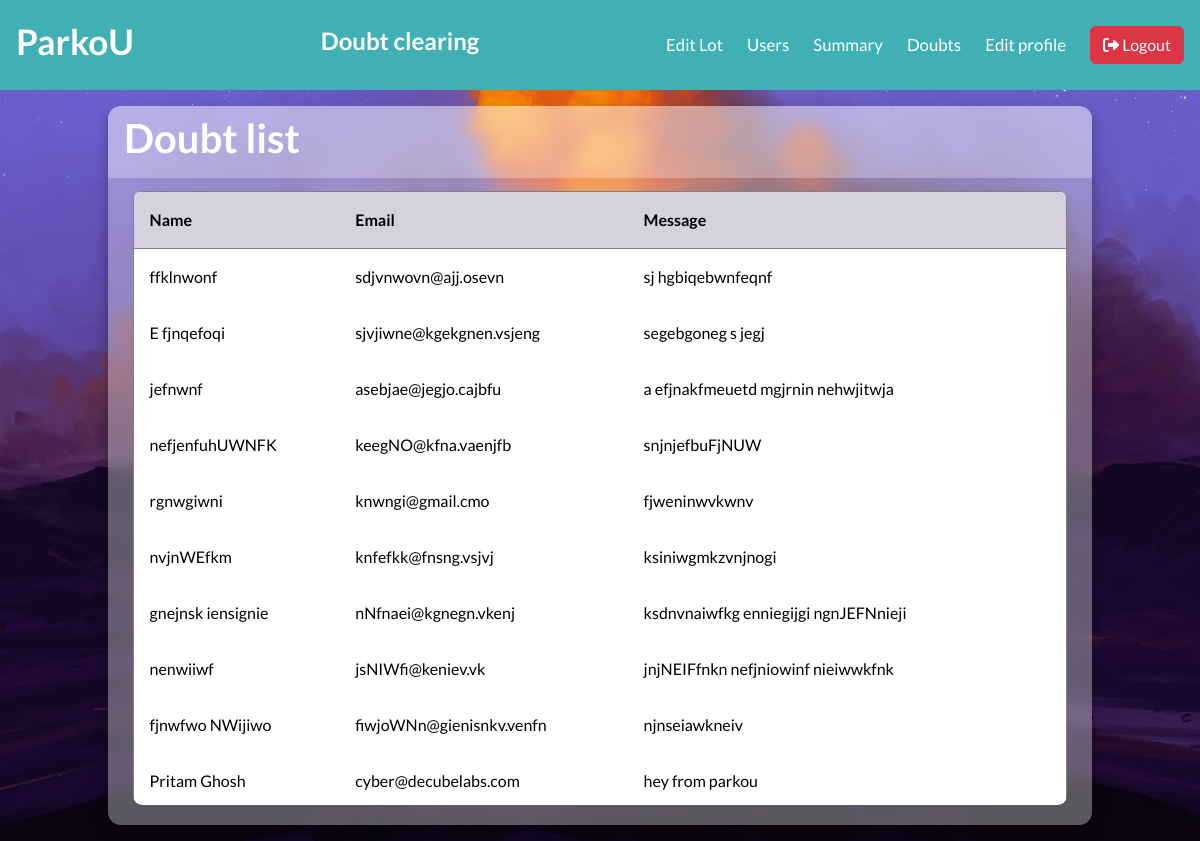
/admin/doubts (signed in), run on an earlier commit of the app's database.
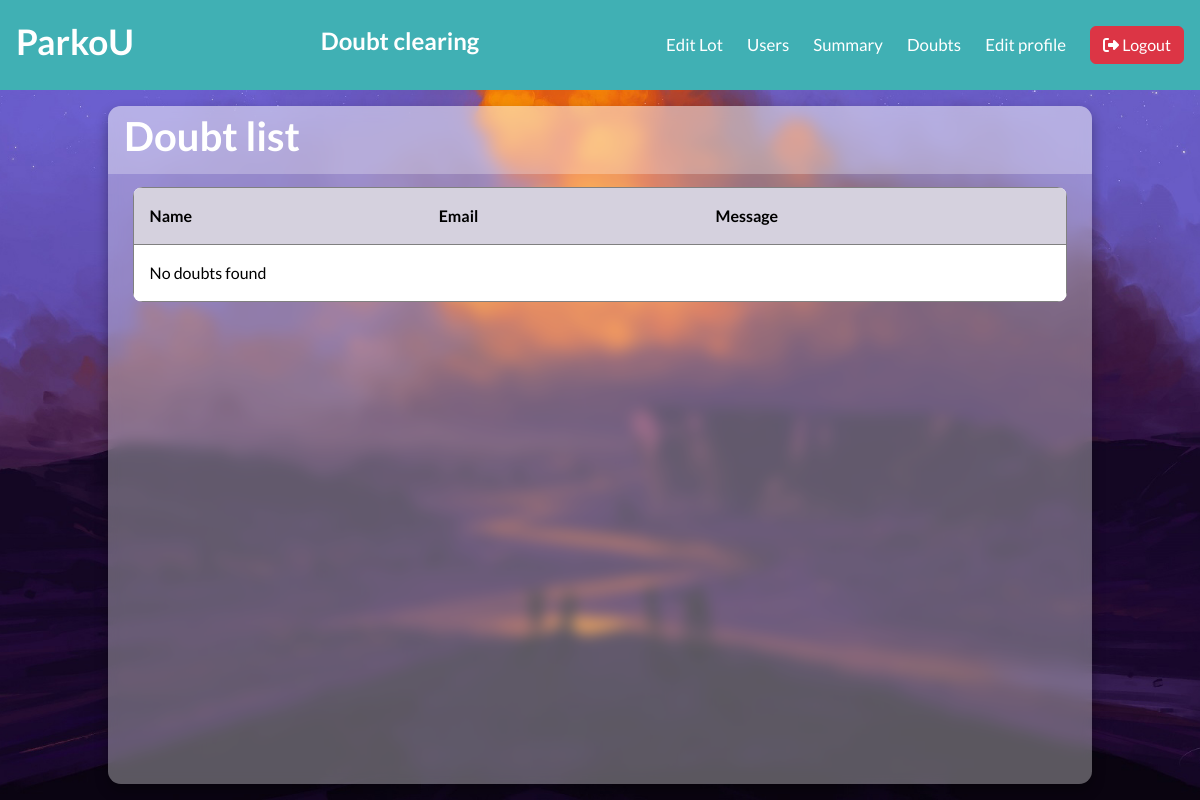
And on a later commit of the database.
### models/models.py (models this page shows)
class Doubt(db.Model):
    __tablename__ = "doubts"
    id = db.Column(db.Integer, primary_key = True)
    name = db.Column(db.String(128), nullable = False)
    email = db.Column(db.String(128), nullable = False)
    question = db.Column(db.String(512), nullable = False)

### controllers/routes.py (the view)
@app.route('/admin/doubts')
@admin_required
def doubt_page():
    doubts = Doubt.query.all()
    return render_template('/after_login_part/admin_side/doubt_page.html', doubts=doubts)

### controllers/routes.py (called while the page is built)
def admin_required(func):
    @wraps(func)
    def inner(*args,**kwargs):
        if "user_id" not in session:
            return redirect(url_for('login_page'))
        user=User.query.get(session['user_id'])
        if not user.is_admin:
            flash('You are not a authorized personel')
            return redirect(url_for('login_page'))
        return func(*args,**kwargs)
    return inner

### templates/after_login_part/admin_side/doubt_page.html (shortened to what this page needs)
{% extends "base.html" %}
{% block stylesheet %}
    <link rel="stylesheet" href="/static/css/after_login/admin_side/doubt_page.css">
{% endblock %}
{% block content %}
    <header class="header-content">
        <div class="brand">
            <h4>ParkoU</h4>
        </div>
        <div class="welcome-note">
            <h5>Doubt clearing</h5>
        </div>
        <nav class="navbar">
            <div class="nav-links">
                <a href="{{ url_for('admin_dashboard') }}" class="nav-link">Edit Lot</a>
                <a href="{{ url_for('user_details') }}" class="nav-link">Users</a>
                <a href="{{ url_for('summary_page') }}" class="nav-link">Summary</a>
                <a href="{{ url_for('doubt_page') }}" class="nav-link">Doubts</a>
                <a href="{{ url_for('edit_admin_profile') }}" class="nav-link">Edit profile</a>
                <a class="nav-link" href="{{ url_for('logout') }}">
                    <button type="button" id="btn-logout" class="btn btn-danger">
                        <i class="fa-solid fa-right-from-bracket"></i>
                        Logout
                    </button>
                </a>
            </div>
        </nav>
    </header>
    <main class="table" id="customers_table">
        <section class="table__header">
            <h1>Doubt list</h1>
        </section>
        <section class="table__body">
            <table border="1">
                <thead>
                    <tr>
                        <th> Name </th>
                        <th> Email </th>
                        <th> Message </th>
                    </tr>
                </thead>
                <tbody>
                    {% for doubt in doubts %}
                        <tr>
                        <td> {{ doubt.name }} </td>
                        <td> {{ doubt.email }} </td>
                        <td>
                            <div class="msg-doubt">
                                <div class="msg-data">
                                    {{ doubt.question }}
                                </div>
                            </div>
                        </td>
                        </tr>
                    {% else %}
                        <tr>
                        <td colspan="3"> No doubts found </td>
                        </tr>
                    {% endfor %}
                </tbody>
            </table>
        </section>
    </main>
{% endblock %}

### templates/base.html (shortened to what this page needs)
<!DOCTYPE html>
<html lang="en">
<head>
    <link rel="stylesheet" href="https://cdnjs.cloudflare.com/ajax/libs/font-awesome/6.7.2/css/all.min.css">
    <link href="https://cdn.jsdelivr.net/npm/bootstrap@5.3.3/dist/css/bootstrap.min.css" rel="stylesheet">
    {% block stylesheet %}
    {% endblock %}
</head>
<body>
    {% block content %}
    {% endblock %}
</body>
</html>

### static/css/after_login/admin_side/doubt_page.css (style rules this page uses)
:root { --primary-color: #6366f1; --accent-color: #3f83f8; --text-color: #333; --link-color: #fff; --background-color: #40b0b4; --light-grey: #f0f0f0; --grey: #808080; --dark-grey: #555; }
* { margin: 0; padding: 0; box-sizing: border-box; font-family: "Lato", sans-serif; text-decoration: none; }
body { height: 100vh; text-align: center; }
.header-content { background-color: var(--background-color); display: flex; justify-content: space-between; align-items: center; padding: 1rem; position: relative; min-height: 90px; width: 100%; }
.welcome-note h5 { display: block; font-size: 1.5rem; font-weight: 600; color: var(--link-color); }
.brand h4 { font-size: 2.2rem; font-weight: 600; color: var(--link-color); }
.navbar { display: flex; align-items: center; gap: 1.5rem; position: relative; }
.nav-links { display: flex; align-items: center; gap: 1.5rem; }
.nav-link { color: var(--link-color); font-size: 1.05rem; font-weight: 500; }
body { min-height: 100vh; background: url("/static/images/html_table.jpg") center / cover; display: flex; justify-content: center; align-items: center; flex-direction: column; gap: 1rem; }
main.table { width: 82vw; height: 90vh; background-color: #fff5; backdrop-filter: blur(7px); box-shadow: 0 .4rem .8rem #0005; border-radius: .8rem; overflow: hidden; }
.table__header { width: 100%; height: 10%; background-color: #fff4; padding: .8rem 1rem; display: flex; justify-content: space-between; align-items: center; }
.table__header h1 { color: var(--link-color); font-weight: 600; }
.table__body { width: 95%; max-height: calc(89% - 1.6rem); background-color: #fffb; margin: .8rem auto; border-radius: .6rem; overflow: auto; overflow: overlay; }
table { width: 100%; }
table, th, td { border-collapse: collapse; padding: 1rem; text-align: left; }
thead th { position: sticky; top: 0; left: 0; background-color: #d5d1defe; cursor: pointer; text-transform: capitalize; }

What changed in the data, as far as the page shows it:
removed Doubt: name "ffklnwonf", email "sdjvnwovn@ajj.osevn", question "sj hgbiqebwnfeqnf"
removed Doubt: name "E fjnqefoqi", email "sjvjiwne@kgekgnen.vsjeng", question "segebgoneg s jegj"
removed Doubt: name "jefnwnf", email "asebjae@jegjo.cajbfu", question "a efjnakfmeuetd mgjrnin nehwjitwja"
removed Doubt: name "nefjenfuhUWNFK", email "keegNO@kfna.vaenjfb", question "snjnjefbuFjNUW"
removed Doubt: name "rgnwgiwni", email "knwngi@gmail.cmo", question "fjweninwvkwnv"
removed Doubt: name "nvjnWEfkm", email "knfefkk@fnsng.vsjvj", question "ksiniwgmkzvnjnogi"
removed Doubt: name "gnejnsk iensignie", email "nNfnaei@kgnegn.vkenj", question "ksdnvnaiwfkg enniegijgi ngnJEFNnieji"
removed Doubt: name "nenwiiwf", email "jsNIWfi@keniev.vk", question "jnjNEIFfnkn nefjniowinf nieiwwkfnk"
removed Doubt: name "fjnwfwo NWijiwo", email "fiwjoWNn@gienisnkv.venfn", question "njnseiawkneiv"
removed Doubt: name "Pritam Ghosh", email "cyber@decubelabs.com", question "hey from parkou"
Also different on the page:
text now shown: "No doubts found"
